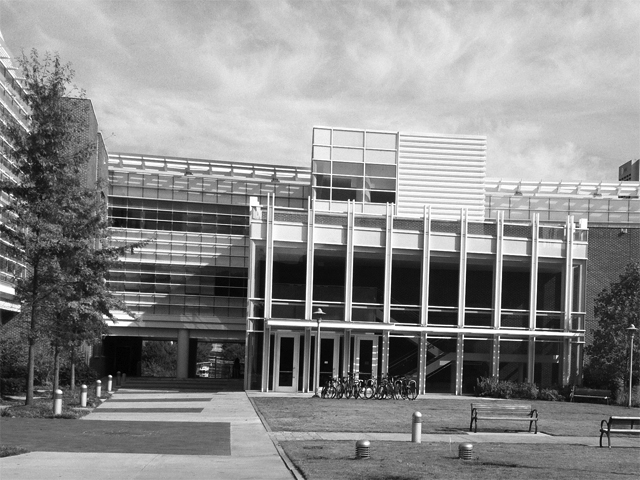
%> input picture ps5_matlab_Haoyang_Zeng/transA.jpg, 640 x 480 px
$ octave ps5_1_b.m   (GNU Octave 9; MATLAB toolbox functions it lacks are replaced by stand-ins)
%> lines starting %> are read from the running program, lines starting %| are printed output that depends on the picture; in (x1, y1, x2, y2) boxes, pixels count from 0 and x2, y2 are one past the last pixel; in counts of white or black regions, pixels touching at a corner belong together; the program's own positions count from 1
F1 = imread('transA.jpg');
%> F1 is the input picture: size 480x640 uint8; min 0, max 255, mean 139
F2 = imread('transB.jpg');
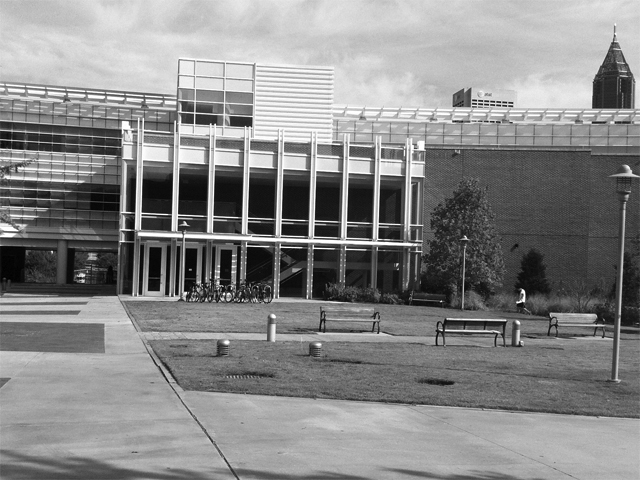
%> input picture ps5_matlab_Haoyang_Zeng/transB.jpg, 640 x 480 px
%> F2 is the input picture: size 480x640 uint8; min 0, max 255, mean 135.6
F3 = imread('simA.jpg');
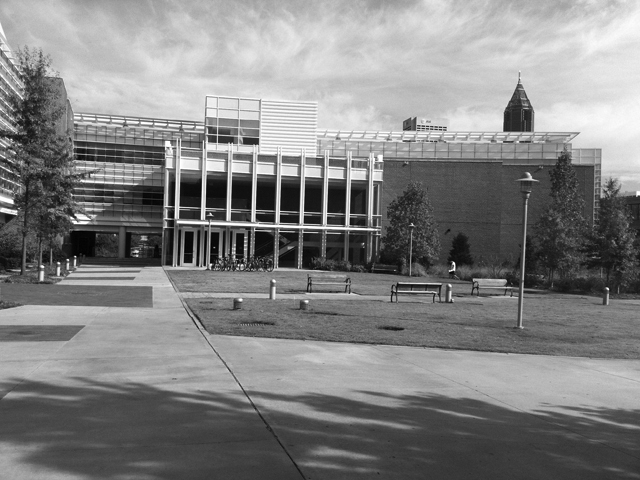
%> input picture ps5_matlab_Haoyang_Zeng/simA.jpg, 640 x 480 px
%> F3 is the input picture: size 480x640 uint8; min 0, max 255, mean 130.6
F4 = imread('simB.jpg');
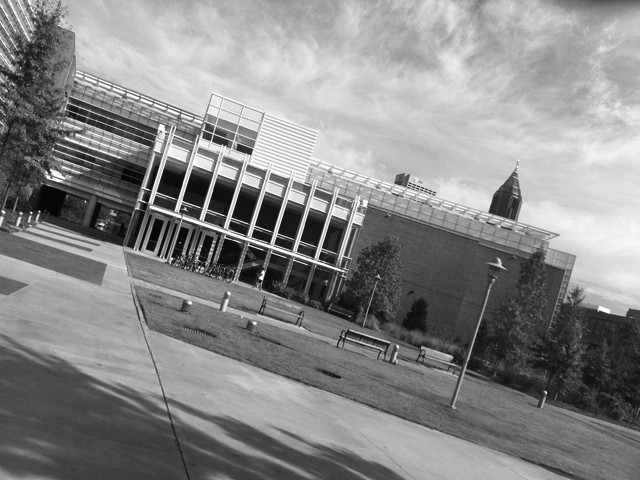
%> input picture ps5_matlab_Haoyang_Zeng/simB.jpg, 640 x 480 px
%> F4 is the input picture: size 480x640 uint8; min 0, max 255, mean 136
GF = fspecial('gaussian',16,2);
%get the gradient graph
[GradientX1,GradientY1] = imgradientxy(F1);
x1 = im2uint8(GradientX1);
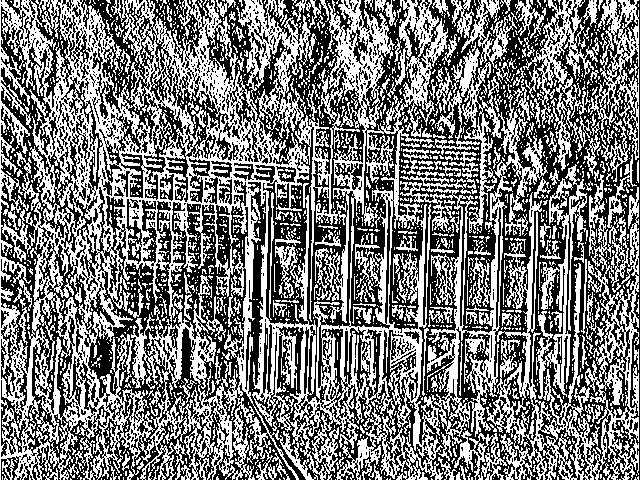
%> x1: size 480x640 uint8; 47.9% white in thin lines or dots
y1 = im2uint8(GradientY1);
%> y1: size 480x640 uint8; 50.3% white; 1615 black regions (1403 under 20 px), largest, box (x1, y1, x2, y2) and area: (0, 1, 640, 430) 106092, (0, 399, 640, 480) 19836, (246, 375, 412, 402) 1220
%smooth the graph by Gaussian
m11 = imfilter(x1 .* x1, GF);
m12 = imfilter(x1 .* y1, GF);
m21 = imfilter(x1 .* y1, GF);
m22 = imfilter(y1 .* y1, GF);
hv1 = (m11 .* m22 - m12 .* m21) - 0.5 * (m11 + m22).^2;
subplot(2,2,1);
imshow(hv1);
title('transA image')
%the same as the 'transA'
[GradientX1,GradientY1] = imgradientxy(F2);
x1 = im2uint8(GradientX1);
%> x1: size 480x640 uint8; 47.7% white in thin lines or dots
y1 = im2uint8(GradientY1);
%> y1: size 480x640 uint8; 48.8% white; 1630 white regions (1429 under 20 px), largest, box (x1, y1, x2, y2) and area: (0, 82, 640, 479) 97243, (0, 2, 640, 112) 20683, (0, 0, 640, 43) 5633
m11 = imfilter(x1 .* x1, GF);
m12 = imfilter(x1 .* y1, GF);
m21 = imfilter(x1 .* y1, GF);
m22 = imfilter(y1 .* y1, GF);
hv2 = (m11 .* m22 - m12 .* m21) - 0.5 * (m11 + m22).^2;
subplot(2,2,2);
imshow(hv2);
title('transB image')
[GradientX1,GradientY1] = imgradientxy(F3);
x1 = im2uint8(GradientX1);
%> x1: size 480x640 uint8; 48.3% white in thin lines or dots
y1 = im2uint8(GradientY1);
%> y1: size 480x640 uint8; 48.8% white; 1569 white regions (1345 under 20 px), largest, box (x1, y1, x2, y2) and area: (0, 47, 640, 428) 79419, (0, 0, 640, 84) 18659, (0, 427, 305, 479) 4728
m11 = imfilter(x1 .* x1, GF);
m12 = imfilter(x1 .* y1, GF);
m21 = imfilter(x1 .* y1, GF);
m22 = imfilter(y1 .* y1, GF);
hv3 = (m11 .* m22 - m12 .* m21) - 0.5 * (m11 + m22).^2;
subplot(2,2,3);
imshow(hv3);
title('simA image')
[GradientX1,GradientY1] = imgradientxy(F4);
x1 = im2uint8(GradientX1);
%> x1: size 480x640 uint8; 49.6% white; 1695 white regions (1483 under 20 px), largest, box (x1, y1, x2, y2) and area: (299, 0, 639, 480) 52888, (0, 0, 357, 480) 50113, (130, 279, 412, 480) 12747
y1 = im2uint8(GradientY1);
%> y1: size 480x640 uint8; 49.4% white; 1538 white regions (1347 under 20 px), largest, box (x1, y1, x2, y2) and area: (0, 0, 640, 479) 112904, (430, 190, 640, 234) 3126, (0, 418, 192, 479) 2685
m11 = imfilter(x1 .* x1, GF);
m12 = imfilter(x1 .* y1, GF);
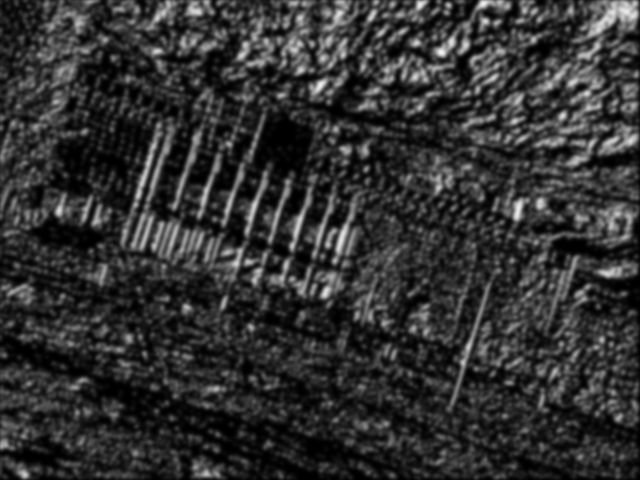
%> m12: size 480x640 uint8; min 0, max 244, mean 49.7
m21 = imfilter(x1 .* y1, GF);
m22 = imfilter(y1 .* y1, GF);
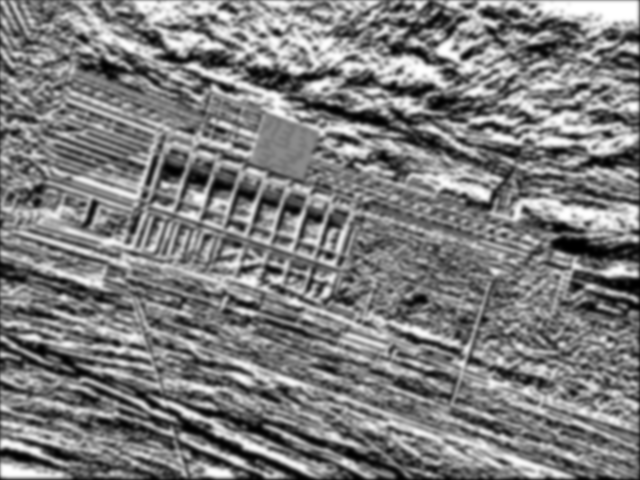
%> m22: size 480x640 uint8; min 0, max 255, mean 125.1
hv4 = (m11 .* m22 - m12 .* m21) - 0.5 * (m11 + m22).^2;
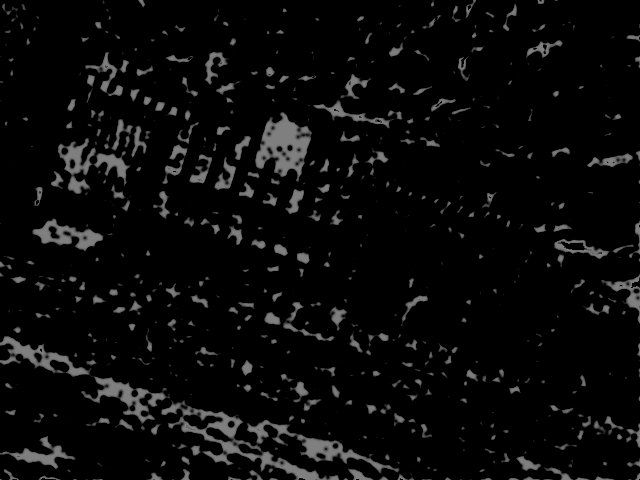
%> hv4: size 480x640 uint8; min 0, max 127, mean 9.9
subplot(2,2,4);
imshow(hv4);
title('transA image')
